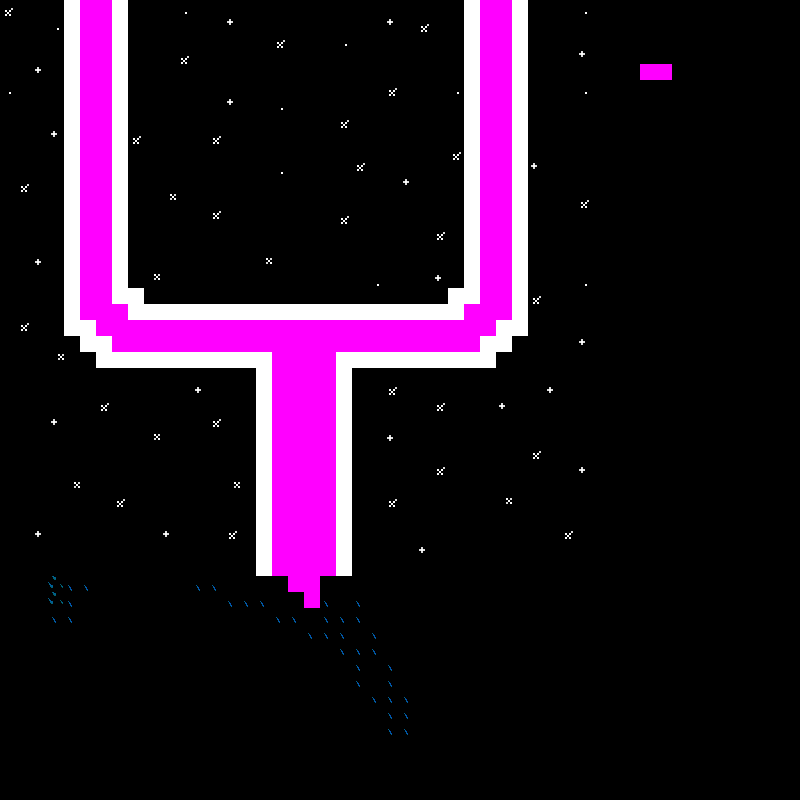

Below is a game level as drawn by its tile map, then a one-line description and the .tmx that defines it (tile-layer data replaced by summaries):
An orthogonal 50x50 tile map with 16x16 px tiles, 1 tile layer (Tile Layer 1), 4 tilesets.

<map version="1.0" orientation="orthogonal" renderorder="right-down" width="50" height="50" tilewidth="16" tileheight="16" nextobjectid="1">
 <tileset firstgid="1" name="4" tilewidth="16" tileheight="16" tilecount="45">
  <image source="../Downloads/Darkest Kale compilation.PNG" width="85" height="147" />
 </tileset>
 <tileset firstgid="46" name="5" tilewidth="16" tileheight="16" tilecount="360">
  <image source="../Downloads/Raindrops.png" width="250" height="396" />
 </tileset>
 <tileset firstgid="406" name="6" tilewidth="16" tileheight="16" tilecount="96">
  <image source="../Downloads/Corrupted1.png" width="196" height="128" />
 </tileset>
 <tileset firstgid="502" name="7" tilewidth="16" tileheight="16" tilecount="1200">
  <image source="../Downloads/SelectionScreen.png" width="640" height="480" />
 </tileset>
 <layer name="Tile Layer 1" width="50" height="50">
  <data>[2500 cells, 1435 non-empty, 12 distinct tile ids]</data>
 </layer>
</map>
